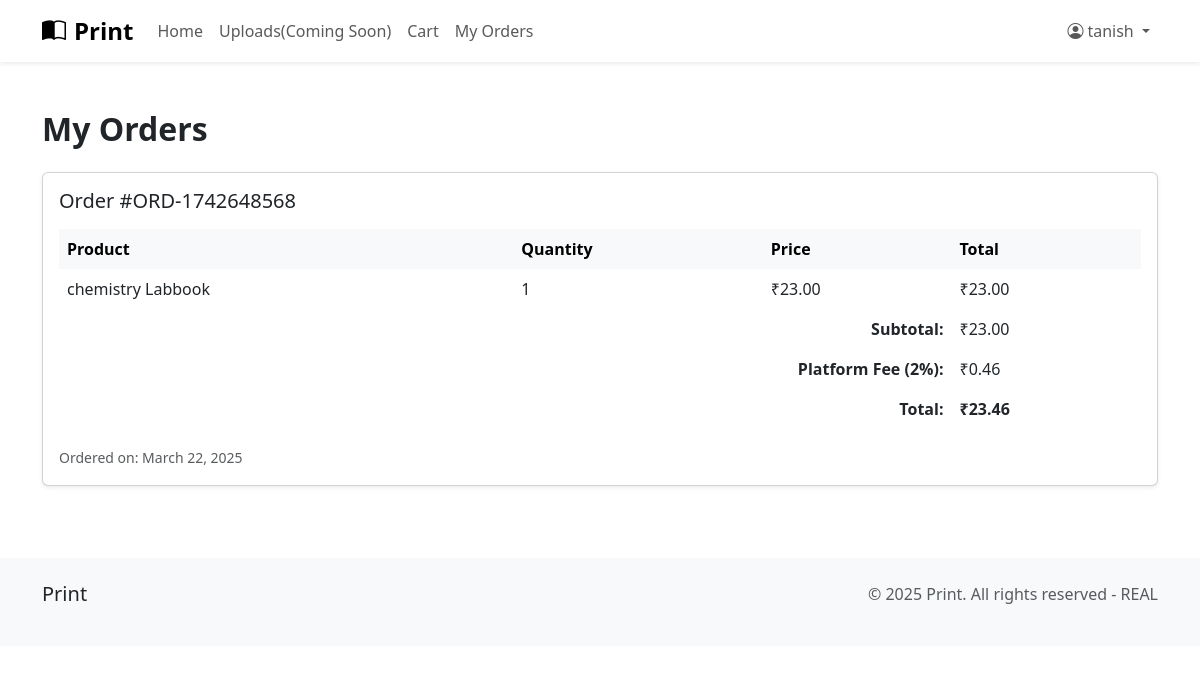
Screenshot of /orders/ (signed in) with the database file from the repository.
### main/models.py (models this page shows)
class Order(models.Model):
    user = models.ForeignKey(User, on_delete=models.CASCADE)
    order_number = models.CharField(max_length=50, unique=True)  # Add this line
    payment_method = models.CharField(max_length=50)
    subtotal = models.DecimalField(max_digits=10, decimal_places=2)
    platform_fee = models.DecimalField(max_digits=10, decimal_places=2)
    total_amount = models.DecimalField(max_digits=10, decimal_places=2)
    status = models.CharField(max_length=20)
    created_at = models.DateTimeField(auto_now_add=True)

class OrderItem(models.Model):
    order = models.ForeignKey(Order, related_name='items', on_delete=models.CASCADE)
    product_name = models.CharField(max_length=200)
    price = models.DecimalField(max_digits=10, decimal_places=2)
    quantity = models.PositiveIntegerField()
    def get_total(self):
        return self.price * self.quantity

### main/views.py (the view)
# urls.py: path('orders/', order_list, name='order_list'),
@login_required
def order_list(request):
    orders = Order.objects.filter(user=request.user).order_by('-created_at')
    return render(request, 'orders.html', {'orders': orders})

### main/templates/orders.html (shortened to what this page needs)
{% extends "base.html" %}
{% block start %}
<div class="container mt-5">
    <h2 class="fw-bold mb-4">My Orders</h2>
    {% if orders %}
        {% for order in orders %}
        <div class="card shadow-sm mb-4">
            <div class="card-body">
                <div class="d-flex justify-content-between align-items-center mb-3">
                    <h5 class="card-title mb-0">Order #{{ order.order_number }}</h5>
                    <span class="badge bg-{{ order.status|lower }}">
                    </span>
                </div>
                <div class="table-responsive">
                    <table class="table table-borderless">
                        <thead class="table-light">
                            <tr>
                                <th>Product</th>
                                <th>Quantity</th>
                                <th>Price</th>
                                <th>Total</th>
                            </tr>
                        </thead>
                        <tbody>
                            {% for item in order.items.all %}
                            <tr>
                                <td>{{ item.product_name }}</td>
                                <td>{{ item.quantity }}</td>
                                <td>₹{{ item.price }}</td>
                                <td>₹{{ item.get_total }}</td>
                            </tr>
                            {% endfor %}
                        </tbody>
                        <tfoot>
                            <tr>
                                <td colspan="3" class="text-end"><strong>Subtotal:</strong></td>
                                <td>₹{{ order.subtotal }}</td>
                            </tr>
                            <tr>
                                <td colspan="3" class="text-end"><strong>Platform Fee (2%):</strong></td>
                                <td>₹{{ order.platform_fee }}</td>
                            </tr>
                            <tr>
                                <td colspan="3" class="text-end"><strong>Total:</strong></td>
                                <td><strong>₹{{ order.total_amount }}</strong></td>
                            </tr>
                        </tfoot>
                    </table>
                </div>
                <div class="text-muted">
                    <small>Ordered on: {{ order.created_at|date:"F d, Y" }}</small>
                </div>
            </div>
        </div>
        {% endfor %}
    {% else %}
        <div class="alert alert-info">
            <p>You don't have any orders yet.</p>
            <a href="{% url 'main' %}" class="btn btn-primary mt-3">Continue Shopping</a>
        </div>
    {% endif %}
</div>
{% endblock %}

### main/templates/base.html (shortened to what this page needs)
<!DOCTYPE html>
<html lang="en">
<head>
    <link href="https://cdn.jsdelivr.net/npm/bootstrap@5.3.0/dist/css/bootstrap.min.css" rel="stylesheet">
    <link rel="stylesheet" href="https://cdn.jsdelivr.net/npm/bootstrap-icons@1.11.2/font/bootstrap-icons.css">
</head>
<body>
    <nav class="navbar navbar-expand-lg navbar-light bg-white shadow-sm">
        <div class="container">
            <a class="navbar-brand" href="/">
                <i class="bi bi-book-half me-2"></i>Print
            </a>
            <div class="collapse navbar-collapse" id="navbarNav">
                <ul class="navbar-nav me-auto">
                    <li class="nav-item">
                        <a class="nav-link" href="/main/">Home</a>
                    </li>
                    <li class="nav-item">
                        <a class="nav-link" href="/products/">Uploads(Coming Soon)</a>
                    </li>
                    {% if request.user.is_authenticated %}
                    <li class="nav-item">
                        <a class="nav-link" href="/cart/">Cart</a>
                    </li>
                    <li class="nav-item">
                        <a href="{% url 'order_list' %}" class="nav-link">My Orders</a>
                    </li>
                    {% endif %}
                </ul>
                <ul class="navbar-nav">
                    {% if request.user.is_authenticated %}
                        <li class="nav-item dropdown">
                            <a class="nav-link dropdown-toggle" href="#" role="button" data-bs-toggle="dropdown">
                                <i class="bi bi-person-circle me-1"></i>{{ request.user.username }}
                            </a>
                        </li>
                    {% endif %}
                </ul>
            </div>
        </div>
    </nav>
    <main>
        {% block start %}{% endblock %}
    </main>
    <footer class="py-4 mt-5">
        <div class="container">
            <div class="row">
                <div class="col-md-6">
                    <h5 class="mb-3">Print</h5>
                </div>
                <div class="col-md-6 text-md-end">
                    <p class="mb-0 text-muted">&copy; 2025 Print. All rights reserved - REAL</p>
                </div>
            </div>
        </div>
    </footer>
</body>
</html>

### main/templates/base.html (style rules this page uses)
body { min-height: 100vh; display: flex; flex-direction: column; }
.navbar-brand { font-weight: bold; font-size: 1.5rem; }
.nav-link { font-weight: 500; }
footer { margin-top: auto; background-color: #f8f9fa; }

### rows the page displays
Order: order_number "ORD-1742648568", subtotal "23.00", platform_fee "0.46", total_amount "23.46", created_at "March 22, 2025"
OrderItem: product_name "chemistry Labbook", quantity "1", price "23.00", get_total "23.00"

### other values shown
{{ request.user.username }} "tanish"
